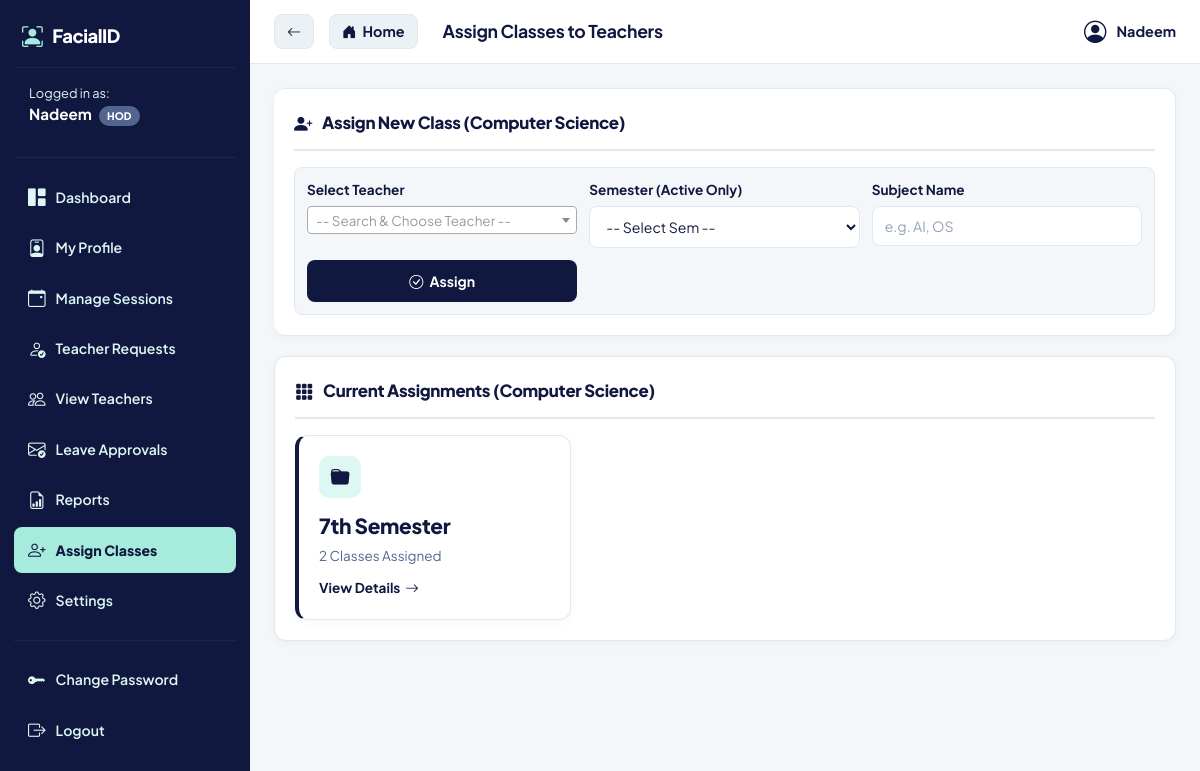
The page /hod_assign_classes (signed in) on the database its author committed.
### tables this page shows
CREATE TABLE users (
            id INTEGER PRIMARY KEY AUTOINCREMENT, name TEXT NOT NULL, roll_number TEXT UNIQUE NOT NULL,
            role TEXT NOT NULL, department TEXT, semester TEXT, subject TEXT,
            password_hash TEXT NOT NULL, face_image TEXT, approval_status TEXT, is_coordinator INTEGER DEFAULT 0, face_embeddings TEXT);

CREATE TABLE semester_sessions (
            semester TEXT PRIMARY KEY, start_date TEXT, end_date TEXT);

### app.py (the view, shortened to what this page needs)
@app.route("/hod_assign_classes", methods=["GET", "POST"])
def hod_assign_classes():
    if session.get('role') not in ['hod', 'coordinator']: return redirect(url_for('entry_portal'))
    conn = get_db()
    try:
        c = conn.cursor()
        c.execute("SELECT department FROM users WHERE id=?", (session['user_id'],))
        hod_dept = c.fetchone()[0]
        c.execute("SELECT id, name, department, role FROM users WHERE role IN ('teacher','hod') AND (approval_status IS NULL OR approval_status != 'inactive') ORDER BY role DESC, name")
        all_teachers = c.fetchall()
        c.execute("SELECT semester, start_date, end_date FROM semester_sessions WHERE start_date IS NOT NULL AND end_date IS NOT NULL")
        active_sems = c.fetchall()
        active_semesters = sorted([r[0] for r in active_sems], key=lambda x: ALL_SEMESTERS.index(x) if x in ALL_SEMESTERS else 99)
        sem_counts = []
        for sem, sd, ed in active_sems:
            active_session = f"{sd} to {ed}"
            c.execute("SELECT COUNT(id) FROM teacher_assignments WHERE department = ? AND semester = ? AND session_name = ?", (hod_dept, sem, active_session))
            count = c.fetchone()[0]
            if count > 0: sem_counts.append((sem, count))
    finally: conn.close()
    return render_template("hod_assign_classes.html", all_teachers=all_teachers, active_semesters=active_semesters, sem_counts=sem_counts, hod_dept=hod_dept)

### app.py (called while the page is built)
@app.after_request
def add_security_headers(response):
    response.headers['X-Frame-Options'] = 'SAMEORIGIN'
    response.headers['X-Content-Type-Options'] = 'nosniff'
    response.headers['X-XSS-Protection'] = '1; mode=block'
    return response

def get_db():
    conn = sqlite3.connect(DB_NAME, timeout=20)
    return conn

### templates/hod_assign_classes.html (shortened to what this page needs)
{% extends "base.html" %}
{% block page_title %}Assign Classes to Teachers{% endblock %}
{% block content %}
<div class="card mb-25" style="border-left:5px solid var(--accent);">
    <h3 class="card-header"><i class="bi bi-person-plus-fill"></i> Assign New Class ({{ hod_dept }})</h3>
    <form method="POST" class="grid gap-15 p-15" style="grid-template-columns: repeat(auto-fit, minmax(200px, 1fr)); background: rgba(10, 22, 51, 0.4); border-radius: 8px; border: 1px solid var(--border);">
        <div class="form-group p-0 mb-0">
            <label>Select Teacher</label>
        </div>
        <div class="form-group p-0 mb-0">
            <label>Semester (Active Only)</label>
            <select name="semester" required>
                <option value="">-- Select Sem --</option>
            </select>
        </div>
        <div class="form-group p-0 mb-0">
            <label>Subject Name</label>
            <input type="text" name="subject" placeholder="e.g. AI, OS" required>
        </div>
        <div class="flex" style="align-items:end;">
            <button type="submit" class="btn btn-primary w-100" style="height:42px;"><i class="bi bi-check-circle"></i> Assign</button>
        </div>
    </form>
</div>
<div class="card">
    <h3 class="card-header"><i class="bi bi-grid-3x3-gap-fill"></i> Current Assignments ({{ hod_dept }})</h3>
    {% if sem_counts %}
    <div class="hod-card-grid">
        {% for sem in sem_counts %}
        <a href="/hod_semester_details/{{ sem[0] }}" class="hod-card">
            <div class="hod-icon"><i class="bi bi-folder-fill"></i></div>
            <h4 style="color: var(--text-primary); margin: 0 0 5px 0; font-size: 1.3rem; font-weight: 800;">{{ sem[0] }} Semester</h4>
            <p class="text-muted" style="margin: 0;">{{ sem[1] }} Classes Assigned</p>
            <div class="mt-15" style="font-size: 0.85rem; font-weight: 700; color: var(--accent); display: flex; align-items: center; gap: 5px;">
                View Details <i class="bi bi-arrow-right"></i>
            </div>
        </a>
        {% endfor %}
    </div>
    {% else %}
    <div class="text-center p-20" style="background: rgba(10, 22, 51, 0.4); border-radius:8px; border:1px dashed var(--border);">
        <i class="bi bi-inbox" style="font-size:3rem; color:var(--text-secondary);"></i>
        <p class="text-muted mt-10">No active classes assigned yet for your department.</p>
    </div>
    {% endif %}
</div>
<link href="https://cdn.jsdelivr.net/npm/select2@4.1.0-rc.0/dist/css/select2.min.css" rel="stylesheet" />
{% endblock %}

### templates/base.html (shortened to what this page needs)
<!DOCTYPE html>
<html lang="en">
<head>
    <link rel="stylesheet" href="{{ url_for('static', filename='style.css') }}" />
    <link rel="stylesheet" href="https://cdn.jsdelivr.net/npm/bootstrap-icons@1.11.1/font/bootstrap-icons.css">
</head>
<body>
    <div class="sidebar">
        <a href="/" class="sidebar-brand">
            <i class="bi bi-person-bounding-box"></i> FacialID
        </a>
        <div class="sidebar-menu">
            <div style="padding: 0 15px 15px 15px; color: var(--text-sidebar); font-size: 0.8rem;">
                Logged in as:<br>
                <strong style="color: #FFFFFF; font-size: 0.95rem;">{{ session.get('user_name', 'Guest') }}</strong>
                <span class="badge-warning" style="padding: 2px 8px; border-radius: 10px; font-size: 0.65rem; margin-left: 5px;">{{ session.get('actual_role', session.get('role', '')) | upper }}</span>
            </div>
            <hr>
            {% if session.get('role') == 'hod' %}
                <a href="/hod_portal" class="{% if request.path == '/hod_portal' %}active{% endif %}"><i class="bi bi-grid-1x2-fill"></i> Dashboard</a>
                <a href="/my_profile" class="{% if request.path == '/my_profile' %}active{% endif %}"><i class="bi bi-person-badge"></i> My Profile</a>
                <a href="/hod_sessions" class="{% if request.path == '/hod_sessions' %}active{% endif %}"><i class="bi bi-calendar-event"></i> Manage Sessions</a>
                <a href="/hod_teacher_requests" class="{% if request.path == '/hod_teacher_requests' %}active{% endif %}" style="display:flex; align-items:center; gap:10px;">
                    <i class="bi bi-person-check"></i> Teacher Requests
                </a>
                <a href="/hod_teachers" class="{% if request.path == '/hod_teachers' %}active{% endif %}"><i class="bi bi-people"></i> View Teachers</a>
                <a href="/hod_leaves" class="{% if request.path == '/hod_leaves' %}active{% endif %}"><i class="bi bi-envelope-check"></i> Leave Approvals</a>
                <a href="/hod_report" class="{% if request.path == '/hod_report' %}active{% endif %}"><i class="bi bi-file-earmark-bar-graph"></i> Reports</a>
                <a href="/hod_assign_classes" class="{% if request.path == '/hod_assign_classes' %}active{% endif %}"><i class="bi bi-person-plus"></i> Assign Classes</a>
                <a href="/hod_settings" class="{% if request.path == '/hod_settings' %}active{% endif %}"><i class="bi bi-gear"></i> Settings</a>
            {% endif %}
            <hr>
            <a href="/change_password" class="{% if request.path == '/change_password' %}active{% endif %}"><i class="bi bi-key-fill"></i> Change Password</a>
            <a href="/logout"><i class="bi bi-box-arrow-right"></i> Logout</a>
        </div>
    </div>
    <div class="main-content">
        <div class="topbar">
            <div class="flex-center" style="justify-content: flex-start; gap: 15px;">
                <a href="javascript:history.back()" class="btn btn-light" title="Go Back" style="padding: 8px 12px;">
                    <i class="bi bi-arrow-left"></i>
                </a>
                <a href="/" class="btn btn-light" title="Go to Main Portal" style="padding: 8px 12px; display: inline-flex; align-items: center; gap: 6px; font-size: 0.9rem;">
                    <i class="bi bi-house-door-fill"></i> Home
                </a>
                <h2 style="font-size: 1.1rem; margin: 0; color: var(--text-main); font-weight: 700; margin-left: 10px;">{% block page_title %}Dashboard{% endblock %}</h2>
            </div>
            <div class="flex-center" style="gap: 10px; font-weight: 700; color: var(--text-main); font-size: 0.9rem;">
                {% if current_user_image %}
                    <img src="/student_image/{{ current_user_image }}" style="width: 32px; height: 32px; border-radius: 50%; object-fit: cover; border: 2px solid var(--mint);">
                {% else %}
                    <i class="bi bi-person-circle" style="color: var(--navy); font-size: 1.4rem;"></i>
                {% endif %}
                {{ session.get('user_name', 'Guest') }}
            </div>
        </div>
        <div class="content-wrapper">
            {% block content %}{% endblock %}
        </div>
    </div>
</body>
</html>

### rows shown on the page
users: get "Nadeem", get "HOD", department "Computer Science"
semester_sessions: semester "7th", sem "2"
